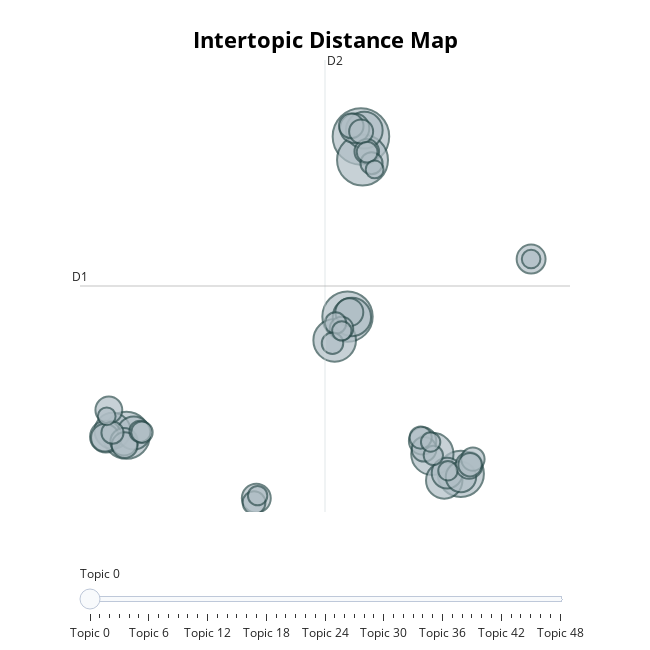

Notebook code cell kept with this figure:
### Code cell
fig = topic_model.visualize_topics(custom_labels=True)
fig.write_html(processed_dir + 'html/inter-topic-distance-map.html')
fig

### Figure 1 — Plotly figure (JSON) as saved in the notebook; plotly's stock layout.template omitted (floating-point values rounded to 4 significant figures; data arrays with more than 128 entries replaced by an {"elided": "..."} marker saying what was removed)
{"data": [{"customdata": {"elided": "49x3 mixed values"}, "hovertemplate": "<b>Topic %{customdata[0]}</b><br>%{customdata[1]}<br>Size: %{customdata[2]}", "legendgroup": "", "marker": {"color": "#B0BEC5", "line": {"color": "DarkSlateGrey", "width": 2}, "size": [111, 90, 88, 77, 74, 63, 62, 51, 47, 46, 45, 38, 35, 33, 32, 30, 29, 29, 27, 27, 26, 26, 25, 25, 23, 21, 21, 21, 20, 19, 19, 19, 18, 17, 17, 17, 16, 16, 16, 16, 15, 13, 13, 13, 13, 13, 12, 11, 11], "sizemode": "area", "sizeref": 0.06938, "symbol": "circle"}, "mode": "markers", "name": "", "orientation": "v", "showlegend": false, "type": "scatter", "x": [5.311, 5.405, 4.51, -8.671, 11.26, 3.746, 9.568, 4.771, 5.509, 10.28, -9.495, -8.232, -9.891, 10.45, 11.27, 4.934, 15.45, -0.9262, -9.944, 4.62, -8.81, 8.985, 11.76, -9.716, -8.775, 5.658, 4.732, 9.075, 5.322, 11.98, 11.82, 4.153, -1.063, -9.501, 5.941, 8.872, 3.796, 3.615, -7.853, -7.744, 5.679, 9.627, 4.17, 10.5, -0.8479, 9.464, 15.45, 6.127, -9.843], "xaxis": "x", "y": [13.16, 12.44, 7.628, 3.986, 2.801, 6.9, 3.413, 7.616, 13.35, 2.6, 4.122, 4.056, 3.943, 2.826, 2.706, 13.41, 9.394, 2.054, 3.913, 7.762, 3.788, 3.812, 3.06, 4.763, 3.68, 12.7, 13.48, 3.557, 13.31, 3.255, 3.082, 7.267, 1.918, 4.066, 12.34, 3.915, 7.428, 6.808, 4.104, 4.079, 12.68, 3.369, 7.192, 2.895, 2.132, 3.777, 9.395, 12.15, 4.566], "yaxis": "y"}], "layout": {"annotations": [{"showarrow": false, "text": "D1", "x": -11.44, "y": 8.568, "yshift": 10}, {"showarrow": false, "text": "D2", "x": 3.168, "xshift": 10, "y": 15.51}], "height": 650, "hoverlabel": {"bgcolor": "white", "font": {"family": "Rockwell", "size": 16}}, "legend": {"itemsizing": "constant", "tracegroupgap": 0}, "margin": {"t": 60}, "shapes": [{"line": {"color": "#CFD8DC", "width": 2}, "type": "line", "x0": 3.168, "x1": 3.168, "y0": 1.63, "y1": 15.51}, {"line": {"color": "#9E9E9E", "width": 2}, "type": "line", "x0": -11.44, "x1": 17.77, "y0": 8.568, "y1": 8.568}], "sliders": [{"active": 0, "pad": {"t": 50}, "steps": [{"args": [{"marker.color": [["red", "#B0BEC5", "#B0BEC5", "#B0BEC5", "#B0BEC5", "#B0BEC5", "#B0BEC5", "#B0BEC5", "#B0BEC5", "#B0BEC5", "#B0BEC5", "#B0BEC5", "#B0BEC5", "#B0BEC5", "#B0BEC5", "#B0BEC5", "#B0BEC5", "#B0BEC5", "#B0BEC5", "#B0BEC5", "#B0BEC5", "#B0BEC5", "#B0BEC5", "#B0BEC5", "#B0BEC5", "#B0BEC5", "#B0BEC5", "#B0BEC5", "#B0BEC5", "#B0BEC5", "#B0BEC5", "#B0BEC5", "#B0BEC5", "#B0BEC5", "#B0BEC5", "#B0BEC5", "#B0BEC5", "#B0BEC5", "#B0BEC5", "#B0BEC5", "#B0BEC5", "#B0BEC5", "#B0BEC5", "#B0BEC5", "#B0BEC5", "#B0BEC5", "#B0BEC5", "#B0BEC5", "#B0BEC5"]]}], "label": "Topic 0", "method": "update"}, {"args": [{"marker.color": [["#B0BEC5", "red", "#B0BEC5", "#B0BEC5", "#B0BEC5", "#B0BEC5", "#B0BEC5", "#B0BEC5", "#B0BEC5", "#B0BEC5", "#B0BEC5", "#B0BEC5", "#B0BEC5", "#B0BEC5", "#B0BEC5", "#B0BEC5", "#B0BEC5", "#B0BEC5", "#B0BEC5", "#B0BEC5", "#B0BEC5", "#B0BEC5", "#B0BEC5", "#B0BEC5", "#B0BEC5", "#B0BEC5", "#B0BEC5", "#B0BEC5", "#B0BEC5", "#B0BEC5", "#B0BEC5", "#B0BEC5", "#B0BEC5", "#B0BEC5", "#B0BEC5", "#B0BEC5", "#B0BEC5", "#B0BEC5", "#B0BEC5", "#B0BEC5", "#B0BEC5", "#B0BEC5", "#B0BEC5", "#B0BEC5", "#B0BEC5", "#B0BEC5", "#B0BEC5", "#B0BEC5", "#B0BEC5"]]}], "label": "Topic 1", "method": "update"}, {"args": [{"marker.color": [["#B0BEC5", "#B0BEC5", "red", "#B0BEC5", "#B0BEC5", "#B0BEC5", "#B0BEC5", "#B0BEC5", "#B0BEC5", "#B0BEC5", "#B0BEC5", "#B0BEC5", "#B0BEC5", "#B0BEC5", "#B0BEC5", "#B0BEC5", "#B0BEC5", "#B0BEC5", "#B0BEC5", "#B0BEC5", "#B0BEC5", "#B0BEC5", "#B0BEC5", "#B0BEC5", "#B0BEC5", "#B0BEC5", "#B0BEC5", "#B0BEC5", "#B0BEC5", "#B0BEC5", "#B0BEC5", "#B0BEC5", "#B0BEC5", "#B0BEC5", "#B0BEC5", "#B0BEC5", "#B0BEC5", "#B0BEC5", "#B0BEC5", "#B0BEC5", "#B0BEC5", "#B0BEC5", "#B0BEC5", "#B0BEC5", "#B0BEC5", "#B0BEC5", "#B0BEC5", "#B0BEC5", "#B0BEC5"]]}], "label": "Topic 2", "method": "update"}, {"args": [{"marker.color": [["#B0BEC5", "#B0BEC5", "#B0BEC5", "red", "#B0BEC5", "#B0BEC5", "#B0BEC5", "#B0BEC5", "#B0BEC5", "#B0BEC5", "#B0BEC5", "#B0BEC5", "#B0BEC5", "#B0BEC5", "#B0BEC5", "#B0BEC5", "#B0BEC5", "#B0BEC5", "#B0BEC5", "#B0BEC5", "#B0BEC5", "#B0BEC5", "#B0BEC5", "#B0BEC5", "#B0BEC5", "#B0BEC5", "#B0BEC5", "#B0BEC5", "#B0BEC5", "#B0BEC5", "#B0BEC5", "#B0BEC5", "#B0BEC5", "#B0BEC5", "#B0BEC5", "#B0BEC5", "#B0BEC5", "#B0BEC5", "#B0BEC5", "#B0BEC5", "#B0BEC5", "#B0BEC5", "#B0BEC5", "#B0BEC5", "#B0BEC5", "#B0BEC5", "#B0BEC5", "#B0BEC5", "#B0BEC5"]]}], "label": "Topic 3", "method": "update"}, {"args": [{"marker.color": [["#B0BEC5", "#B0BEC5", "#B0BEC5", "#B0BEC5", "red", "#B0BEC5", "#B0BEC5", "#B0BEC5", "#B0BEC5", "#B0BEC5", "#B0BEC5", "#B0BEC5", "#B0BEC5", "#B0BEC5", "#B0BEC5", "#B0BEC5", "#B0BEC5", "#B0BEC5", "#B0BEC5", "#B0BEC5", "#B0BEC5", "#B0BEC5", "#B0BEC5", "#B0BEC5", "#B0BEC5", "#B0BEC5", "#B0BEC5", "#B0BEC5", "#B0BEC5", "#B0BEC5", "#B0BEC5", "#B0BEC5", "#B0BEC5", "#B0BEC5", "#B0BEC5", "#B0BEC5", "#B0BEC5", "#B0BEC5", "#B0BEC5", "#B0BEC5", "#B0BEC5", "#B0BEC5", "#B0BEC5", "#B0BEC5", "#B0BEC5", "#B0BEC5", "#B0BEC5", "#B0BEC5", "#B0BEC5"]]}], "label": "Topic 4", "method": "update"}, {"args": [{"marker.color": [["#B0BEC5", "#B0BEC5", "#B0BEC5", "#B0BEC5", "#B0BEC5", "red", "#B0BEC5", "#B0BEC5", "#B0BEC5", "#B0BEC5", "#B0BEC5", "#B0BEC5", "#B0BEC5", "#B0BEC5", "#B0BEC5", "#B0BEC5", "#B0BEC5", "#B0BEC5", "#B0BEC5", "#B0BEC5", "#B0BEC5", "#B0BEC5", "#B0BEC5", "#B0BEC5", "#B0BEC5", "#B0BEC5", "#B0BEC5", "#B0BEC5", "#B0BEC5", "#B0BEC5", "#B0BEC5", "#B0BEC5", "#B0BEC5", "#B0BEC5", "#B0BEC5", "#B0BEC5", "#B0BEC5", "#B0BEC5", "#B0BEC5", "#B0BEC5", "#B0BEC5", "#B0BEC5", "#B0BEC5", "#B0BEC5", "#B0BEC5", "#B0BEC5", "#B0BEC5", "#B0BEC5", "#B0BEC5"]]}], "label": "Topic 5", "method": "update"}, {"args": [{"marker.color": [["#B0BEC5", "#B0BEC5", "#B0BEC5", "#B0BEC5", "#B0BEC5", "#B0BEC5", "red", "#B0BEC5", "#B0BEC5", "#B0BEC5", "#B0BEC5", "#B0BEC5", "#B0BEC5", "#B0BEC5", "#B0BEC5", "#B0BEC5", "#B0BEC5", "#B0BEC5", "#B0BEC5", "#B0BEC5", "#B0BEC5", "#B0BEC5", "#B0BEC5", "#B0BEC5", "#B0BEC5", "#B0BEC5", "#B0BEC5", "#B0BEC5", "#B0BEC5", "#B0BEC5", "#B0BEC5", "#B0BEC5", "#B0BEC5", "#B0BEC5", "#B0BEC5", "#B0BEC5", "#B0BEC5", "#B0BEC5", "#B0BEC5", "#B0BEC5", "#B0BEC5", "#B0BEC5", "#B0BEC5", "#B0BEC5", "#B0BEC5", "#B0BEC5", "#B0BEC5", "#B0BEC5", "#B0BEC5"]]}], "label": "Topic 6", "method": "update"}, {"args": [{"marker.color": [["#B0BEC5", "#B0BEC5", "#B0BEC5", "#B0BEC5", "#B0BEC5", "#B0BEC5", "#B0BEC5", "red", "#B0BEC5", "#B0BEC5", "#B0BEC5", "#B0BEC5", "#B0BEC5", "#B0BEC5", "#B0BEC5", "#B0BEC5", "#B0BEC5", "#B0BEC5", "#B0BEC5", "#B0BEC5", "#B0BEC5", "#B0BEC5", "#B0BEC5", "#B0BEC5", "#B0BEC5", "#B0BEC5", "#B0BEC5", "#B0BEC5", "#B0BEC5", "#B0BEC5", "#B0BEC5", "#B0BEC5", "#B0BEC5", "#B0BEC5", "#B0BEC5", "#B0BEC5", "#B0BEC5", "#B0BEC5", "#B0BEC5", "#B0BEC5", "#B0BEC5", "#B0BEC5", "#B0BEC5", "#B0BEC5", "#B0BEC5", "#B0BEC5", "#B0BEC5", "#B0BEC5", "#B0BEC5"]]}], "label": "Topic 7", "method": "update"}, {"args": [{"marker.color": [["#B0BEC5", "#B0BEC5", "#B0BEC5", "#B0BEC5", "#B0BEC5", "#B0BEC5", "#B0BEC5", "#B0BEC5", "red", "#B0BEC5", "#B0BEC5", "#B0BEC5", "#B0BEC5", "#B0BEC5", "#B0BEC5", "#B0BEC5", "#B0BEC5", "#B0BEC5", "#B0BEC5", "#B0BEC5", "#B0BEC5", "#B0BEC5", "#B0BEC5", "#B0BEC5", "#B0BEC5", "#B0BEC5", "#B0BEC5", "#B0BEC5", "#B0BEC5", "#B0BEC5", "#B0BEC5", "#B0BEC5", "#B0BEC5", "#B0BEC5", "#B0BEC5", "#B0BEC5", "#B0BEC5", "#B0BEC5", "#B0BEC5", "#B0BEC5", "#B0BEC5", "#B0BEC5", "#B0BEC5", "#B0BEC5", "#B0BEC5", "#B0BEC5", "#B0BEC5", "#B0BEC5", "#B0BEC5"]]}], "label": "Topic 8", "method": "update"}, {"args": [{"marker.color": [["#B0BEC5", "#B0BEC5", "#B0BEC5", "#B0BEC5", "#B0BEC5", "#B0BEC5", "#B0BEC5", "#B0BEC5", "#B0BEC5", "red", "#B0BEC5", "#B0BEC5", "#B0BEC5", "#B0BEC5", "#B0BEC5", "#B0BEC5", "#B0BEC5", "#B0BEC5", "#B0BEC5", "#B0BEC5", "#B0BEC5", "#B0BEC5", "#B0BEC5", "#B0BEC5", "#B0BEC5", "#B0BEC5", "#B0BEC5", "#B0BEC5", "#B0BEC5", "#B0BEC5", "#B0BEC5", "#B0BEC5", "#B0BEC5", "#B0BEC5", "#B0BEC5", "#B0BEC5", "#B0BEC5", "#B0BEC5", "#B0BEC5", "#B0BEC5", "#B0BEC5", "#B0BEC5", "#B0BEC5", "#B0BEC5", "#B0BEC5", "#B0BEC5", "#B0BEC5", "#B0BEC5", "#B0BEC5"]]}], "label": "Topic 9", "method": "update"}, {"args": [{"marker.color": [["#B0BEC5", "#B0BEC5", "#B0BEC5", "#B0BEC5", "#B0BEC5", "#B0BEC5", "#B0BEC5", "#B0BEC5", "#B0BEC5", "#B0BEC5", "red", "#B0BEC5", "#B0BEC5", "#B0BEC5", "#B0BEC5", "#B0BEC5", "#B0BEC5", "#B0BEC5", "#B0BEC5", "#B0BEC5", "#B0BEC5", "#B0BEC5", "#B0BEC5", "#B0BEC5", "#B0BEC5", "#B0BEC5", "#B0BEC5", "#B0BEC5", "#B0BEC5", "#B0BEC5", "#B0BEC5", "#B0BEC5", "#B0BEC5", "#B0BEC5", "#B0BEC5", "#B0BEC5", "#B0BEC5", "#B0BEC5", "#B0BEC5", "#B0BEC5", "#B0BEC5", "#B0BEC5", "#B0BEC5", "#B0BEC5", "#B0BEC5", "#B0BEC5", "#B0BEC5", "#B0BEC5", "#B0BEC5"]]}], "label": "Topic 10", "method": "update"}, {"args": [{"marker.color": [["#B0BEC5", "#B0BEC5", "#B0BEC5", "#B0BEC5", "#B0BEC5", "#B0BEC5", "#B0BEC5", "#B0BEC5", "#B0BEC5", "#B0BEC5", "#B0BEC5", "red", "#B0BEC5", "#B0BEC5", "#B0BEC5", "#B0BEC5", "#B0BEC5", "#B0BEC5", "#B0BEC5", "#B0BEC5", "#B0BEC5", "#B0BEC5", "#B0BEC5", "#B0BEC5", "#B0BEC5", "#B0BEC5", "#B0BEC5", "#B0BEC5", "#B0BEC5", "#B0BEC5", "#B0BEC5", "#B0BEC5", "#B0BEC5", "#B0BEC5", "#B0BEC5", "#B0BEC5", "#B0BEC5", "#B0BEC5", "#B0BEC5", "#B0BEC5", "#B0BEC5", "#B0BEC5", "#B0BEC5", "#B0BEC5", "#B0BEC5", "#B0BEC5", "#B0BEC5", "#B0BEC5", "#B0BEC5"]]}], "label": "Topic 11", "method": "update"}, {"args": [{"marker.color": [["#B0BEC5", "#B0BEC5", "#B0BEC5", "#B0BEC5", "#B0BEC5", "#B0BEC5", "#B0BEC5", "#B0BEC5", "#B0BEC5", "#B0BEC5", "#B0BEC5", "#B0BEC5", "red", "#B0BEC5", "#B0BEC5", "#B0BEC5", "#B0BEC5", "#B0BEC5", "#B0BEC5", "#B0BEC5", "#B0BEC5", "#B0BEC5", "#B0BEC5", "#B0BEC5", "#B0BEC5", "#B0BEC5", "#B0BEC5", "#B0BEC5", "#B0BEC5", "#B0BEC5", "#B0BEC5", "#B0BEC5", "#B0BEC5", "#B0BEC5", "#B0BEC5", "#B0BEC5", "#B0BEC5", "#B0BEC5", "#B0BEC5", "#B0BEC5", "#B0BEC5", "#B0BEC5", "#B0BEC5", "#B0BEC5", "#B0BEC5", "#B0BEC5", "#B0BEC5", "#B0BEC5", "#B0BEC5"]]}], "label": "Topic 12", "method": "update"}, {"args": [{"marker.color": [["#B0BEC5", "#B0BEC5", "#B0BEC5", "#B0BEC5", "#B0BEC5", "#B0BEC5", "#B0BEC5", "#B0BEC5", "#B0BEC5", "#B0BEC5", "#B0BEC5", "#B0BEC5", "#B0BEC5", "red", "#B0BEC5", "#B0BEC5", "#B0BEC5", "#B0BEC5", "#B0BEC5", "#B0BEC5", "#B0BEC5", "#B0BEC5", "#B0BEC5", "#B0BEC5", "#B0BEC5", "#B0BEC5", "#B0BEC5", "#B0BEC5", "#B0BEC5", "#B0BEC5", "#B0BEC5", "#B0BEC5", "#B0BEC5", "#B0BEC5", "#B0BEC5", "#B0BEC5", "#B0BEC5", "#B0BEC5", "#B0BEC5", "#B0BEC5", "#B0BEC5", "#B0BEC5", "#B0BEC5", "#B0BEC5", "#B0BEC5", "#B0BEC5", "#B0BEC5", "#B0BEC5", "#B0BEC5"]]}], "label": "Topic 13", "method": "update"}, {"args": [{"marker.color": [["#B0BEC5", "#B0BEC5", "#B0BEC5", "#B0BEC5", "#B0BEC5", "#B0BEC5", "#B0BEC5", "#B0BEC5", "#B0BEC5", "#B0BEC5", "#B0BEC5", "#B0BEC5", "#B0BEC5", "#B0BEC5", "red", "#B0BEC5", "#B0BEC5", "#B0BEC5", "#B0BEC5", "#B0BEC5", "#B0BEC5", "#B0BEC5", "#B0BEC5", "#B0BEC5", "#B0BEC5", "#B0BEC5", "#B0BEC5", "#B0BEC5", "#B0BEC5", "#B0BEC5", "#B0BEC5", "#B0BEC5", "#B0BEC5", "#B0BEC5", "#B0BEC5", "#B0BEC5", "#B0BEC5", "#B0BEC5", "#B0BEC5", "#B0BEC5", "#B0BEC5", "#B0BEC5", "#B0BEC5", "#B0BEC5", "#B0BEC5", "#B0BEC5", "#B0BEC5", "#B0BEC5", "#B0BEC5"]]}], "label": "Topic 14", "method": "update"}, {"args": [{"marker.color": [["#B0BEC5", "#B0BEC5", "#B0BEC5", "#B0BEC5", "#B0BEC5", "#B0BEC5", "#B0BEC5", "#B0BEC5", "#B0BEC5", "#B0BEC5", "#B0BEC5", "#B0BEC5", "#B0BEC5", "#B0BEC5", "#B0BEC5", "red", "#B0BEC5", "#B0BEC5", "#B0BEC5", "#B0BEC5", "#B0BEC5", "#B0BEC5", "#B0BEC5", "#B0BEC5", "#B0BEC5", "#B0BEC5", "#B0BEC5", "#B0BEC5", "#B0BEC5", "#B0BEC5", "#B0BEC5", "#B0BEC5", "#B0BEC5", "#B0BEC5", "#B0BEC5", "#B0BEC5", "#B0BEC5", "#B0BEC5", "#B0BEC5", "#B0BEC5", "#B0BEC5", "#B0BEC5", "#B0BEC5", "#B0BEC5", "#B0BEC5", "#B0BEC5", "#B0BEC5", "#B0BEC5", "#B0BEC5"]]}], "label": "Topic 15", "method": "update"}, {"args": [{"marker.color": [["#B0BEC5", "#B0BEC5", "#B0BEC5", "#B0BEC5", "#B0BEC5", "#B0BEC5", "#B0BEC5", "#B0BEC5", "#B0BEC5", "#B0BEC5", "#B0BEC5", "#B0BEC5", "#B0BEC5", "#B0BEC5", "#B0BEC5", "#B0BEC5", "red", "#B0BEC5", "#B0BEC5", "#B0BEC5", "#B0BEC5", "#B0BEC5", "#B0BEC5", "#B0BEC5", "#B0BEC5", "#B0BEC5", "#B0BEC5", "#B0BEC5", "#B0BEC5", "#B0BEC5", "#B0BEC5", "#B0BEC5", "#B0BEC5", "#B0BEC5", "#B0BEC5", "#B0BEC5", "#B0BEC5", "#B0BEC5", "#B0BEC5", "#B0BEC5", "#B0BEC5", "#B0BEC5", "#B0BEC5", "#B0BEC5", "#B0BEC5", "#B0BEC5", "#B0BEC5", "#B0BEC5", "#B0BEC5"]]}], "label": "Topic 16", "method": "update"}, {"args": [{"marker.color": [["#B0BEC5", "#B0BEC5", "#B0BEC5", "#B0BEC5", "#B0BEC5", "#B0BEC5", "#B0BEC5", "#B0BEC5", "#B0BEC5", "#B0BEC5", "#B0BEC5", "#B0BEC5", "#B0BEC5", "#B0BEC5", "#B0BEC5", "#B0BEC5", "#B0BEC5", "red", "#B0BEC5", "#B0BEC5", "#B0BEC5", "#B0BEC5", "#B0BEC5", "#B0BEC5", "#B0BEC5", "#B0BEC5", "#B0BEC5", "#B0BEC5", "#B0BEC5", "#B0BEC5", "#B0BEC5", "#B0BEC5", "#B0BEC5", "#B0BEC5", "#B0BEC5", "#B0BEC5", "#B0BEC5", "#B0BEC5", "#B0BEC5", "#B0BEC5", "#B0BEC5", "#B0BEC5", "#B0BEC5", "#B0BEC5", "#B0BEC5", "#B0BEC5", "#B0BEC5", "#B0BEC5", "#B0BEC5"]]}], "label": "Topic 17", "method": "update"}, {"args": [{"marker.color": [["#B0BEC5", "#B0BEC5", "#B0BEC5", "#B0BEC5", "#B0BEC5", "#B0BEC5", "#B0BEC5", "#B0BEC5", "#B0BEC5", "#B0BEC5", "#B0BEC5", "#B0BEC5", "#B0BEC5", "#B0BEC5", "#B0BEC5", "#B0BEC5", "#B0BEC5", "#B0BEC5", "red", "#B0BEC5", "#B0BEC5", "#B0BEC5", "#B0BEC5", "#B0BEC5", "#B0BEC5", "#B0BEC5", "#B0BEC5", "#B0BEC5", "#B0BEC5", "#B0BEC5", "#B0BEC5", "#B0BEC5", "#B0BEC5", "#B0BEC5", "#B0BEC5", "#B0BEC5", "#B0BEC5", "#B0BEC5", "#B0BEC5", "#B0BEC5", "#B0BEC5", "#B0BEC5", "#B0BEC5", "#B0BEC5", "#B0BEC5", "#B0BEC5", "#B0BEC5", "#B0BEC5", "#B0BEC5"]]}], "label": "Topic 18", "method": "update"}, {"args": [{"marker.color": [["#B0BEC5", "#B0BEC5", "#B0BEC5", "#B0BEC5", "#B0BEC5", "#B0BEC5", "#B0BEC5", "#B0BEC5", "#B0BEC5", "#B0BEC5", "#B0BEC5", "#B0BEC5", "#B0BEC5", "#B0BEC5", "#B0BEC5", "#B0BEC5", "#B0BEC5", "#B0BEC5", "#B0BEC5", "red", "#B0BEC5", "#B0BEC5", "#B0BEC5", "#B0BEC5", "#B0BEC5", "#B0BEC5", "#B0BEC5", "#B0BEC5", "#B0BEC5", "#B0BEC5", "#B0BEC5", "#B0BEC5", "#B0BEC5", "#B0BEC5", "#B0BEC5", "#B0BEC5", "#B0BEC5", "#B0BEC5", "#B0BEC5", "#B0BEC5", "#B0BEC5", "#B0BEC5", "#B0BEC5", "#B0BEC5", "#B0BEC5", "#B0BEC5", "#B0BEC5", "#B0BEC5", "#B0BEC5"]]}], "label": "Topic 19", "method": "update"}, {"args": [{"marker.color": [["#B0BEC5", "#B0BEC5", "#B0BEC5", "#B0BEC5", "#B0BEC5", "#B0BEC5", "#B0BEC5", "#B0BEC5", "#B0BEC5", "#B0BEC5", "#B0BEC5", "#B0BEC5", "#B0BEC5", "#B0BEC5", "#B0BEC5", "#B0BEC5", "#B0BEC5", "#B0BEC5", "#B0BEC5", "#B0BEC5", "red", "#B0BEC5", "#B0BEC5", "#B0BEC5", "#B0BEC5", "#B0BEC5", "#B0BEC5", "#B0BEC5", "#B0BEC5", "#B0BEC5", "#B0BEC5", "#B0BEC5", "#B0BEC5", "#B0BEC5", "#B0BEC5", "#B0BEC5", "#B0BEC5", "#B0BEC5", "#B0BEC5", "#B0BEC5", "#B0BEC5", "#B0BEC5", "#B0BEC5", "#B0BEC5", "#B0BEC5", "#B0BEC5", "#B0BEC5", "#B0BEC5", "#B0BEC5"]]}], "label": "Topic 20", "method": "update"}, {"args": [{"marker.color": [["#B0BEC5", "#B0BEC5", "#B0BEC5", "#B0BEC5", "#B0BEC5", "#B0BEC5", "#B0BEC5", "#B0BEC5", "#B0BEC5", "#B0BEC5", "#B0BEC5", "#B0BEC5", "#B0BEC5", "#B0BEC5", "#B0BEC5", "#B0BEC5", "#B0BEC5", "#B0BEC5", "#B0BEC5", "#B0BEC5", "#B0BEC5", "red", "#B0BEC5", "#B0BEC5", "#B0BEC5", "#B0BEC5", "#B0BEC5", "#B0BEC5", "#B0BEC5", "#B0BEC5", "#B0BEC5", "#B0BEC5", "#B0BEC5", "#B0BEC5", "#B0BEC5", "#B0BEC5", "#B0BEC5", "#B0BEC5", "#B0BEC5", "#B0BEC5", "#B0BEC5", "#B0BEC5", "#B0BEC5", "#B0BEC5", "#B0BEC5", "#B0BEC5", "#B0BEC5", "#B0BEC5", "#B0BEC5"]]}], "label": "Topic 21", "method": "update"}, {"args": [{"marker.color": [["#B0BEC5", "#B0BEC5", "#B0BEC5", "#B0BEC5", "#B0BEC5", "#B0BEC5", "#B0BEC5", "#B0BEC5", "#B0BEC5", "#B0BEC5", "#B0BEC5", "#B0BEC5", "#B0BEC5", "#B0BEC5", "#B0BEC5", "#B0BEC5", "#B0BEC5", "#B0BEC5", "#B0BEC5", "#B0BEC5", "#B0BEC5", "#B0BEC5", "red", "#B0BEC5", "#B0BEC5", "#B0BEC5", "#B0BEC5", "#B0BEC5", "#B0BEC5", "#B0BEC5", "#B0BEC5", "#B0BEC5", "#B0BEC5", "#B0BEC5", "#B0BEC5", "#B0BEC5", "#B0BEC5", "#B0BEC5", "#B0BEC5", "#B0BEC5", "#B0BEC5", "#B0BEC5", "#B0BEC5", "#B0BEC5", "#B0BEC5", "#B0BEC5", "#B0BEC5", "#B0BEC5", "#B0BEC5"]]}], "label": "Topic 22", "method": "update"}, {"args": [{"marker.color": [["#B0BEC5", "#B0BEC5", "#B0BEC5", "#B0BEC5", "#B0BEC5", "#B0BEC5", "#B0BEC5", "#B0BEC5", "#B0BEC5", "#B0BEC5", "#B0BEC5", "#B0BEC5", "#B0BEC5", "#B0BEC5", "#B0BEC5", "#B0BEC5", "#B0BEC5", "#B0BEC5", "#B0BEC5", "#B0BEC5", "#B0BEC5", "#B0BEC5", "#B0BEC5", "red", "#B0BEC5", "#B0BEC5", "#B0BEC5", "#B0BEC5", "#B0BEC5", "#B0BEC5", "#B0BEC5", "#B0BEC5", "#B0BEC5", "#B0BEC5", "#B0BEC5", "#B0BEC5", "#B0BEC5", "#B0BEC5", "#B0BEC5", "#B0BEC5", "#B0BEC5", "#B0BEC5", "#B0BEC5", "#B0BEC5", "#B0BEC5", "#B0BEC5", "#B0BEC5", "#B0BEC5", "#B0BEC5"]]}], "label": "Topic 23", "method": "update"}, {"args": [{"marker.color": [["#B0BEC5", "#B0BEC5", "#B0BEC5", "#B0BEC5", "#B0BEC5", "#B0BEC5", "#B0BEC5", "#B0BEC5", "#B0BEC5", "#B0BEC5", "#B0BEC5", "#B0BEC5", "#B0BEC5", "#B0BEC5", "#B0BEC5", "#B0BEC5", "#B0BEC5", "#B0BEC5", "#B0BEC5", "#B0BEC5", "#B0BEC5", "#B0BEC5", "#B0BEC5", "#B0BEC5", "red", "#B0BEC5", "#B0BEC5", "#B0BEC5", "#B0BEC5", "#B0BEC5", "#B0BEC5", "#B0BEC5", "#B0BEC5", "#B0BEC5", "#B0BEC5", "#B0BEC5", "#B0BEC5", "#B0BEC5", "#B0BEC5", "#B0BEC5", "#B0BEC5", "#B0BEC5", "#B0BEC5", "#B0BEC5", "#B0BEC5", "#B0BEC5", "#B0BEC5", "#B0BEC5", "#B0BEC5"]]}], "label": "Topic 24", "method": "update"}, {"args": [{"marker.color": [["#B0BEC5", "#B0BEC5", "#B0BEC5", "#B0BEC5", "#B0BEC5", "#B0BEC5", "#B0BEC5", "#B0BEC5", "#B0BEC5", "#B0BEC5", "#B0BEC5", "#B0BEC5", "#B0BEC5", "#B0BEC5", "#B0BEC5", "#B0BEC5", "#B0BEC5", "#B0BEC5", "#B0BEC5", "#B0BEC5", "#B0BEC5", "#B0BEC5", "#B0BEC5", "#B0BEC5", "#B0BEC5", "red", "#B0BEC5", "#B0BEC5", "#B0BEC5", "#B0BEC5", "#B0BEC5", "#B0BEC5", "#B0BEC5", "#B0BEC5", "#B0BEC5", "#B0BEC5", "#B0BEC5", "#B0BEC5", "#B0BEC5", "#B0BEC5", "#B0BEC5", "#B0BEC5", "#B0BEC5", "#B0BEC5", "#B0BEC5", "#B0BEC5", "#B0BEC5", "#B0BEC5", "#B0BEC5"]]}], "label": "Topic 25", "method": "update"}, {"args": [{"marker.color": [["#B0BEC5", "#B0BEC5", "#B0BEC5", "#B0BEC5", "#B0BEC5", "#B0BEC5", "#B0BEC5", "#B0BEC5", "#B0BEC5", "#B0BEC5", "#B0BEC5", "#B0BEC5", "#B0BEC5", "#B0BEC5", "#B0BEC5", "#B0BEC5", "#B0BEC5", "#B0BEC5", "#B0BEC5", "#B0BEC5", "#B0BEC5", "#B0BEC5", "#B0BEC5", "#B0BEC5", "#B0BEC5", "#B0BEC5", "red", "#B0BEC5", "#B0BEC5", "#B0BEC5", "#B0BEC5", "#B0BEC5", "#B0BEC5", "#B0BEC5", "#B0BEC5", "#B0BEC5", "#B0BEC5", "#B0BEC5", "#B0BEC5", "#B0BEC5", "#B0BEC5", "#B0BEC5", "#B0BEC5", "#B0BEC5", "#B0BEC5", "#B0BEC5", "#B0BEC5", "#B0BEC5", "#B0BEC5"]]}], "label": "Topic 26", "method": "update"}, {"args": [{"marker.color": [["#B0BEC5", "#B0BEC5", "#B0BEC5", "#B0BEC5", "#B0BEC5", "#B0BEC5", "#B0BEC5", "#B0BEC5", "#B0BEC5", "#B0BEC5", "#B0BEC5", "#B0BEC5", "#B0BEC5", "#B0BEC5", "#B0BEC5", "#B0BEC5", "#B0BEC5", "#B0BEC5", "#B0BEC5", "#B0BEC5", "#B0BEC5", "#B0BEC5", "#B0BEC5", "#B0BEC5", "#B0BEC5", "#B0BEC5", "#B0BEC5", "red", "#B0BEC5", "#B0BEC5", "#B0BEC5", "#B0BEC5", "#B0BEC5", "#B0BEC5", "#B0BEC5", "#B0BEC5", "#B0BEC5", "#B0BEC5", "#B0BEC5", "#B0BEC5", "#B0BEC5", "#B0BEC5", "#B0BEC5", "#B0BEC5", "#B0BEC5", "#B0BEC5", "#B0BEC5", "#B0BEC5", "#B0BEC5"]]}], "label": "Topic 27", "method": "update"}, {"args": [{"marker.color": [["#B0BEC5", "#B0BEC5", "#B0BEC5", "#B0BEC5", "#B0BEC5", "#B0BEC5", "#B0BEC5", "#B0BEC5", "#B0BEC5", "#B0BEC5", "#B0BEC5", "#B0BEC5", "#B0BEC5", "#B0BEC5", "#B0BEC5", "#B0BEC5", "#B0BEC5", "#B0BEC5", "#B0BEC5", "#B0BEC5", "#B0BEC5", "#B0BEC5", "#B0BEC5", "#B0BEC5", "#B0BEC5", "#B0BEC5", "#B0BEC5", "#B0BEC5", "red", "#B0BEC5", "#B0BEC5", "#B0BEC5", "#B0BEC5", "#B0BEC5", "#B0BEC5", "#B0BEC5", "#B0BEC5", "#B0BEC5", "#B0BEC5", "#B0BEC5", "#B0BEC5", "#B0BEC5", "#B0BEC5", "#B0BEC5", "#B0BEC5", "#B0BEC5", "#B0BEC5", "#B0BEC5", "#B0BEC5"]]}], "label": "Topic 28", "method": "update"}, {"args": [{"marker.color": [["#B0BEC5", "#B0BEC5", "#B0BEC5", "#B0BEC5", "#B0BEC5", "#B0BEC5", "#B0BEC5", "#B0BEC5", "#B0BEC5", "#B0BEC5", "#B0BEC5", "#B0BEC5", "#B0BEC5", "#B0BEC5", "#B0BEC5", "#B0BEC5", "#B0BEC5", "#B0BEC5", "#B0BEC5", "#B0BEC5", "#B0BEC5", "#B0BEC5", "#B0BEC5", "#B0BEC5", "#B0BEC5", "#B0BEC5", "#B0BEC5", "#B0BEC5", "#B0BEC5", "red", "#B0BEC5", "#B0BEC5", "#B0BEC5", "#B0BEC5", "#B0BEC5", "#B0BEC5", "#B0BEC5", "#B0BEC5", "#B0BEC5", "#B0BEC5", "#B0BEC5", "#B0BEC5", "#B0BEC5", "#B0BEC5", "#B0BEC5", "#B0BEC5", "#B0BEC5", "#B0BEC5", "#B0BEC5"]]}], "label": "Topic 29", "method": "update"}, {"args": [{"marker.color": [["#B0BEC5", "#B0BEC5", "#B0BEC5", "#B0BEC5", "#B0BEC5", "#B0BEC5", "#B0BEC5", "#B0BEC5", "#B0BEC5", "#B0BEC5", "#B0BEC5", "#B0BEC5", "#B0BEC5", "#B0BEC5", "#B0BEC5", "#B0BEC5", "#B0BEC5", "#B0BEC5", "#B0BEC5", "#B0BEC5", "#B0BEC5", "#B0BEC5", "#B0BEC5", "#B0BEC5", "#B0BEC5", "#B0BEC5", "#B0BEC5", "#B0BEC5", "#B0BEC5", "#B0BEC5", "red", "#B0BEC5", "#B0BEC5", "#B0BEC5", "#B0BEC5", "#B0BEC5", "#B0BEC5", "#B0BEC5", "#B0BEC5", "#B0BEC5", "#B0BEC5", "#B0BEC5", "#B0BEC5", "#B0BEC5", "#B0BEC5", "#B0BEC5", "#B0BEC5", "#B0BEC5", "#B0BEC5"]]}], "label": "Topic 30", "method": "update"}, {"args": [{"marker.color": [["#B0BEC5", "#B0BEC5", "#B0BEC5", "#B0BEC5", "#B0BEC5", "#B0BEC5", "#B0BEC5", "#B0BEC5", "#B0BEC5", "#B0BEC5", "#B0BEC5", "#B0BEC5", "#B0BEC5", "#B0BEC5", "#B0BEC5", "#B0BEC5", "#B0BEC5", "#B0BEC5", "#B0BEC5", "#B0BEC5", "#B0BEC5", "#B0BEC5", "#B0BEC5", "#B0BEC5", "#B0BEC5", "#B0BEC5", "#B0BEC5", "#B0BEC5", "#B0BEC5", "#B0BEC5", "#B0BEC5", "red", "#B0BEC5", "#B0BEC5", "#B0BEC5", "#B0BEC5", "#B0BEC5", "#B0BEC5", "#B0BEC5", "#B0BEC5", "#B0BEC5", "#B0BEC5", "#B0BEC5", "#B0BEC5", "#B0BEC5", "#B0BEC5", "#B0BEC5", "#B0BEC5", "#B0BEC5"]]}], "label": "Topic 31", "method": "update"}, {"args": [{"marker.color": [["#B0BEC5", "#B0BEC5", "#B0BEC5", "#B0BEC5", "#B0BEC5", "#B0BEC5", "#B0BEC5", "#B0BEC5", "#B0BEC5", "#B0BEC5", "#B0BEC5", "#B0BEC5", "#B0BEC5", "#B0BEC5", "#B0BEC5", "#B0BEC5", "#B0BEC5", "#B0BEC5", "#B0BEC5", "#B0BEC5", "#B0BEC5", "#B0BEC5", "#B0BEC5", "#B0BEC5", "#B0BEC5", "#B0BEC5", "#B0BEC5", "#B0BEC5", "#B0BEC5", "#B0BEC5", "#B0BEC5", "#B0BEC5", "red", "#B0BEC5", "#B0BEC5", "#B0BEC5", "#B0BEC5", "#B0BEC5", "#B0BEC5", "#B0BEC5", "#B0BEC5", "#B0BEC5", "#B0BEC5", "#B0BEC5", "#B0BEC5", "#B0BEC5", "#B0BEC5", "#B0BEC5", "#B0BEC5"]]}], "label": "Topic 32", "method": "update"}, {"args": [{"marker.color": [["#B0BEC5", "#B0BEC5", "#B0BEC5", "#B0BEC5", "#B0BEC5", "#B0BEC5", "#B0BEC5", "#B0BEC5", "#B0BEC5", "#B0BEC5", "#B0BEC5", "#B0BEC5", "#B0BEC5", "#B0BEC5", "#B0BEC5", "#B0BEC5", "#B0BEC5", "#B0BEC5", "#B0BEC5", "#B0BEC5", "#B0BEC5", "#B0BEC5", "#B0BEC5", "#B0BEC5", "#B0BEC5", "#B0BEC5", "#B0BEC5", "#B0BEC5", "#B0BEC5", "#B0BEC5", "#B0BEC5", "#B0BEC5", "#B0BEC5", "red", "#B0BEC5", "#B0BEC5", "#B0BEC5", "#B0BEC5", "#B0BEC5", "#B0BEC5", "#B0BEC5", "#B0BEC5", "#B0BEC5", "#B0BEC5", "#B0BEC5", "#B0BEC5", "#B0BEC5", "#B0BEC5", "#B0BEC5"]]}], "label": "Topic 33", "method": "update"}, {"args": [{"marker.color": [["#B0BEC5", "#B0BEC5", "#B0BEC5", "#B0BEC5", "#B0BEC5", "#B0BEC5", "#B0BEC5", "#B0BEC5", "#B0BEC5", "#B0BEC5", "#B0BEC5", "#B0BEC5", "#B0BEC5", "#B0BEC5", "#B0BEC5", "#B0BEC5", "#B0BEC5", "#B0BEC5", "#B0BEC5", "#B0BEC5", "#B0BEC5", "#B0BEC5", "#B0BEC5", "#B0BEC5", "#B0BEC5", "#B0BEC5", "#B0BEC5", "#B0BEC5", "#B0BEC5", "#B0BEC5", "#B0BEC5", "#B0BEC5", "#B0BEC5", "#B0BEC5", "red", "#B0BEC5", "#B0BEC5", "#B0BEC5", "#B0BEC5", "#B0BEC5", "#B0BEC5", "#B0BEC5", "#B0BEC5", "#B0BEC5", "#B0BEC5", "#B0BEC5", "#B0BEC5", "#B0BEC5", "#B0BEC5"]]}], "label": "Topic 34", "method": "update"}, {"args": [{"marker.color": [["#B0BEC5", "#B0BEC5", "#B0BEC5", "#B0BEC5", "#B0BEC5", "#B0BEC5", "#B0BEC5", "#B0BEC5", "#B0BEC5", "#B0BEC5", "#B0BEC5", "#B0BEC5", "#B0BEC5", "#B0BEC5", "#B0BEC5", "#B0BEC5", "#B0BEC5", "#B0BEC5", "#B0BEC5", "#B0BEC5", "#B0BEC5", "#B0BEC5", "#B0BEC5", "#B0BEC5", "#B0BEC5", "#B0BEC5", "#B0BEC5", "#B0BEC5", "#B0BEC5", "#B0BEC5", "#B0BEC5", "#B0BEC5", "#B0BEC5", "#B0BEC5", "#B0BEC5", "red", "#B0BEC5", "#B0BEC5", "#B0BEC5", "#B0BEC5", "#B0BEC5", "#B0BEC5", "#B0BEC5", "#B0BEC5", "#B0BEC5", "#B0BEC5", "#B0BEC5", "#B0BEC5", "#B0BEC5"]]}], "label": "Topic 35", "method": "update"}, {"args": [{"marker.color": [["#B0BEC5", "#B0BEC5", "#B0BEC5", "#B0BEC5", "#B0BEC5", "#B0BEC5", "#B0BEC5", "#B0BEC5", "#B0BEC5", "#B0BEC5", "#B0BEC5", "#B0BEC5", "#B0BEC5", "#B0BEC5", "#B0BEC5", "#B0BEC5", "#B0BEC5", "#B0BEC5", "#B0BEC5", "#B0BEC5", "#B0BEC5", "#B0BEC5", "#B0BEC5", "#B0BEC5", "#B0BEC5", "#B0BEC5", "#B0BEC5", "#B0BEC5", "#B0BEC5", "#B0BEC5", "#B0BEC5", "#B0BEC5", "#B0BEC5", "#B0BEC5", "#B0BEC5", "#B0BEC5", "red", "#B0BEC5", "#B0BEC5", "#B0BEC5", "#B0BEC5", "#B0BEC5", "#B0BEC5", "#B0BEC5", "#B0BEC5", "#B0BEC5", "#B0BEC5", "#B0BEC5", "#B0BEC5"]]}], "label": "Topic 36", "method": "update"}, {"args": [{"marker.color": [["#B0BEC5", "#B0BEC5", "#B0BEC5", "#B0BEC5", "#B0BEC5", "#B0BEC5", "#B0BEC5", "#B0BEC5", "#B0BEC5", "#B0BEC5", "#B0BEC5", "#B0BEC5", "#B0BEC5", "#B0BEC5", "#B0BEC5", "#B0BEC5", "#B0BEC5", "#B0BEC5", "#B0BEC5", "#B0BEC5", "#B0BEC5", "#B0BEC5", "#B0BEC5", "#B0BEC5", "#B0BEC5", "#B0BEC5", "#B0BEC5", "#B0BEC5", "#B0BEC5", "#B0BEC5", "#B0BEC5", "#B0BEC5", "#B0BEC5", "#B0BEC5", "#B0BEC5", "#B0BEC5", "#B0BEC5", "red", "#B0BEC5", "#B0BEC5", "#B0BEC5", "#B0BEC5", "#B0BEC5", "#B0BEC5", "#B0BEC5", "#B0BEC5", "#B0BEC5", "#B0BEC5", "#B0BEC5"]]}], "label": "Topic 37", "method": "update"}, {"args": [{"marker.color": [["#B0BEC5", "#B0BEC5", "#B0BEC5", "#B0BEC5", "#B0BEC5", "#B0BEC5", "#B0BEC5", "#B0BEC5", "#B0BEC5", "#B0BEC5", "#B0BEC5", "#B0BEC5", "#B0BEC5", "#B0BEC5", "#B0BEC5", "#B0BEC5", "#B0BEC5", "#B0BEC5", "#B0BEC5", "#B0BEC5", "#B0BEC5", "#B0BEC5", "#B0BEC5", "#B0BEC5", "#B0BEC5", "#B0BEC5", "#B0BEC5", "#B0BEC5", "#B0BEC5", "#B0BEC5", "#B0BEC5", "#B0BEC5", "#B0BEC5", "#B0BEC5", "#B0BEC5", "#B0BEC5", "#B0BEC5", "#B0BEC5", "red", "#B0BEC5", "#B0BEC5", "#B0BEC5", "#B0BEC5", "#B0BEC5", "#B0BEC5", "#B0BEC5", "#B0BEC5", "#B0BEC5", "#B0BEC5"]]}], "label": "Topic 38", "method": "update"}, {"args": [{"marker.color": [["#B0BEC5", "#B0BEC5", "#B0BEC5", "#B0BEC5", "#B0BEC5", "#B0BEC5", "#B0BEC5", "#B0BEC5", "#B0BEC5", "#B0BEC5", "#B0BEC5", "#B0BEC5", "#B0BEC5", "#B0BEC5", "#B0BEC5", "#B0BEC5", "#B0BEC5", "#B0BEC5", "#B0BEC5", "#B0BEC5", "#B0BEC5", "#B0BEC5", "#B0BEC5", "#B0BEC5", "#B0BEC5", "#B0BEC5", "#B0BEC5", "#B0BEC5", "#B0BEC5", "#B0BEC5", "#B0BEC5", "#B0BEC5", "#B0BEC5", "#B0BEC5", "#B0BEC5", "#B0BEC5", "#B0BEC5", "#B0BEC5", "#B0BEC5", "red", "#B0BEC5", "#B0BEC5", "#B0BEC5", "#B0BEC5", "#B0BEC5", "#B0BEC5", "#B0BEC5", "#B0BEC5", "#B0BEC5"]]}], "label": "Topic 39", "method": "update"}, {"args": [{"marker.color": [["#B0BEC5", "#B0BEC5", "#B0BEC5", "#B0BEC5", "#B0BEC5", "#B0BEC5", "#B0BEC5", "#B0BEC5", "#B0BEC5", "#B0BEC5", "#B0BEC5", "#B0BEC5", "#B0BEC5", "#B0BEC5", "#B0BEC5", "#B0BEC5", "#B0BEC5", "#B0BEC5", "#B0BEC5", "#B0BEC5", "#B0BEC5", "#B0BEC5", "#B0BEC5", "#B0BEC5", "#B0BEC5", "#B0BEC5", "#B0BEC5", "#B0BEC5", "#B0BEC5", "#B0BEC5", "#B0BEC5", "#B0BEC5", "#B0BEC5", "#B0BEC5", "#B0BEC5", "#B0BEC5", "#B0BEC5", "#B0BEC5", "#B0BEC5", "#B0BEC5", "red", "#B0BEC5", "#B0BEC5", "#B0BEC5", "#B0BEC5", "#B0BEC5", "#B0BEC5", "#B0BEC5", "#B0BEC5"]]}], "label": "Topic 40", "method": "update"}, {"args": [{"marker.color": [["#B0BEC5", "#B0BEC5", "#B0BEC5", "#B0BEC5", "#B0BEC5", "#B0BEC5", "#B0BEC5", "#B0BEC5", "#B0BEC5", "#B0BEC5", "#B0BEC5", "#B0BEC5", "#B0BEC5", "#B0BEC5", "#B0BEC5", "#B0BEC5", "#B0BEC5", "#B0BEC5", "#B0BEC5", "#B0BEC5", "#B0BEC5", "#B0BEC5", "#B0BEC5", "#B0BEC5", "#B0BEC5", "#B0BEC5", "#B0BEC5", "#B0BEC5", "#B0BEC5", "#B0BEC5", "#B0BEC5", "#B0BEC5", "#B0BEC5", "#B0BEC5", "#B0BEC5", "#B0BEC5", "#B0BEC5", "#B0BEC5", "#B0BEC5", "#B0BEC5", "#B0BEC5", "red", "#B0BEC5", "#B0BEC5", "#B0BEC5", "#B0BEC5", "#B0BEC5", "#B0BEC5", "#B0BEC5"]]}], "label": "Topic 41", "method": "update"}, {"args": [{"marker.color": [["#B0BEC5", "#B0BEC5", "#B0BEC5", "#B0BEC5", "#B0BEC5", "#B0BEC5", "#B0BEC5", "#B0BEC5", "#B0BEC5", "#B0BEC5", "#B0BEC5", "#B0BEC5", "#B0BEC5", "#B0BEC5", "#B0BEC5", "#B0BEC5", "#B0BEC5", "#B0BEC5", "#B0BEC5", "#B0BEC5", "#B0BEC5", "#B0BEC5", "#B0BEC5", "#B0BEC5", "#B0BEC5", "#B0BEC5", "#B0BEC5", "#B0BEC5", "#B0BEC5", "#B0BEC5", "#B0BEC5", "#B0BEC5", "#B0BEC5", "#B0BEC5", "#B0BEC5", "#B0BEC5", "#B0BEC5", "#B0BEC5", "#B0BEC5", "#B0BEC5", "#B0BEC5", "#B0BEC5", "red", "#B0BEC5", "#B0BEC5", "#B0BEC5", "#B0BEC5", "#B0BEC5", "#B0BEC5"]]}], "label": "Topic 42", "method": "update"}, {"args": [{"marker.color": [["#B0BEC5", "#B0BEC5", "#B0BEC5", "#B0BEC5", "#B0BEC5", "#B0BEC5", "#B0BEC5", "#B0BEC5", "#B0BEC5", "#B0BEC5", "#B0BEC5", "#B0BEC5", "#B0BEC5", "#B0BEC5", "#B0BEC5", "#B0BEC5", "#B0BEC5", "#B0BEC5", "#B0BEC5", "#B0BEC5", "#B0BEC5", "#B0BEC5", "#B0BEC5", "#B0BEC5", "#B0BEC5", "#B0BEC5", "#B0BEC5", "#B0BEC5", "#B0BEC5", "#B0BEC5", "#B0BEC5", "#B0BEC5", "#B0BEC5", "#B0BEC5", "#B0BEC5", "#B0BEC5", "#B0BEC5", "#B0BEC5", "#B0BEC5", "#B0BEC5", "#B0BEC5", "#B0BEC5", "#B0BEC5", "red", "#B0BEC5", "#B0BEC5", "#B0BEC5", "#B0BEC5", "#B0BEC5"]]}], "label": "Topic 43", "method": "update"}, {"args": [{"marker.color": [["#B0BEC5", "#B0BEC5", "#B0BEC5", "#B0BEC5", "#B0BEC5", "#B0BEC5", "#B0BEC5", "#B0BEC5", "#B0BEC5", "#B0BEC5", "#B0BEC5", "#B0BEC5", "#B0BEC5", "#B0BEC5", "#B0BEC5", "#B0BEC5", "#B0BEC5", "#B0BEC5", "#B0BEC5", "#B0BEC5", "#B0BEC5", "#B0BEC5", "#B0BEC5", "#B0BEC5", "#B0BEC5", "#B0BEC5", "#B0BEC5", "#B0BEC5", "#B0BEC5", "#B0BEC5", "#B0BEC5", "#B0BEC5", "#B0BEC5", "#B0BEC5", "#B0BEC5", "#B0BEC5", "#B0BEC5", "#B0BEC5", "#B0BEC5", "#B0BEC5", "#B0BEC5", "#B0BEC5", "#B0BEC5", "#B0BEC5", "red", "#B0BEC5", "#B0BEC5", "#B0BEC5", "#B0BEC5"]]}], "label": "Topic 44", "method": "update"}, {"args": [{"marker.color": [["#B0BEC5", "#B0BEC5", "#B0BEC5", "#B0BEC5", "#B0BEC5", "#B0BEC5", "#B0BEC5", "#B0BEC5", "#B0BEC5", "#B0BEC5", "#B0BEC5", "#B0BEC5", "#B0BEC5", "#B0BEC5", "#B0BEC5", "#B0BEC5", "#B0BEC5", "#B0BEC5", "#B0BEC5", "#B0BEC5", "#B0BEC5", "#B0BEC5", "#B0BEC5", "#B0BEC5", "#B0BEC5", "#B0BEC5", "#B0BEC5", "#B0BEC5", "#B0BEC5", "#B0BEC5", "#B0BEC5", "#B0BEC5", "#B0BEC5", "#B0BEC5", "#B0BEC5", "#B0BEC5", "#B0BEC5", "#B0BEC5", "#B0BEC5", "#B0BEC5", "#B0BEC5", "#B0BEC5", "#B0BEC5", "#B0BEC5", "#B0BEC5", "red", "#B0BEC5", "#B0BEC5", "#B0BEC5"]]}], "label": "Topic 45", "method": "update"}, {"args": [{"marker.color": [["#B0BEC5", "#B0BEC5", "#B0BEC5", "#B0BEC5", "#B0BEC5", "#B0BEC5", "#B0BEC5", "#B0BEC5", "#B0BEC5", "#B0BEC5", "#B0BEC5", "#B0BEC5", "#B0BEC5", "#B0BEC5", "#B0BEC5", "#B0BEC5", "#B0BEC5", "#B0BEC5", "#B0BEC5", "#B0BEC5", "#B0BEC5", "#B0BEC5", "#B0BEC5", "#B0BEC5", "#B0BEC5", "#B0BEC5", "#B0BEC5", "#B0BEC5", "#B0BEC5", "#B0BEC5", "#B0BEC5", "#B0BEC5", "#B0BEC5", "#B0BEC5", "#B0BEC5", "#B0BEC5", "#B0BEC5", "#B0BEC5", "#B0BEC5", "#B0BEC5", "#B0BEC5", "#B0BEC5", "#B0BEC5", "#B0BEC5", "#B0BEC5", "#B0BEC5", "red", "#B0BEC5", "#B0BEC5"]]}], "label": "Topic 46", "method": "update"}, {"args": [{"marker.color": [["#B0BEC5", "#B0BEC5", "#B0BEC5", "#B0BEC5", "#B0BEC5", "#B0BEC5", "#B0BEC5", "#B0BEC5", "#B0BEC5", "#B0BEC5", "#B0BEC5", "#B0BEC5", "#B0BEC5", "#B0BEC5", "#B0BEC5", "#B0BEC5", "#B0BEC5", "#B0BEC5", "#B0BEC5", "#B0BEC5", "#B0BEC5", "#B0BEC5", "#B0BEC5", "#B0BEC5", "#B0BEC5", "#B0BEC5", "#B0BEC5", "#B0BEC5", "#B0BEC5", "#B0BEC5", "#B0BEC5", "#B0BEC5", "#B0BEC5", "#B0BEC5", "#B0BEC5", "#B0BEC5", "#B0BEC5", "#B0BEC5", "#B0BEC5", "#B0BEC5", "#B0BEC5", "#B0BEC5", "#B0BEC5", "#B0BEC5", "#B0BEC5", "#B0BEC5", "#B0BEC5", "red", "#B0BEC5"]]}], "label": "Topic 47", "method": "update"}, {"args": [{"marker.color": [["#B0BEC5", "#B0BEC5", "#B0BEC5", "#B0BEC5", "#B0BEC5", "#B0BEC5", "#B0BEC5", "#B0BEC5", "#B0BEC5", "#B0BEC5", "#B0BEC5", "#B0BEC5", "#B0BEC5", "#B0BEC5", "#B0BEC5", "#B0BEC5", "#B0BEC5", "#B0BEC5", "#B0BEC5", "#B0BEC5", "#B0BEC5", "#B0BEC5", "#B0BEC5", "#B0BEC5", "#B0BEC5", "#B0BEC5", "#B0BEC5", "#B0BEC5", "#B0BEC5", "#B0BEC5", "#B0BEC5", "#B0BEC5", "#B0BEC5", "#B0BEC5", "#B0BEC5", "#B0BEC5", "#B0BEC5", "#B0BEC5", "#B0BEC5", "#B0BEC5", "#B0BEC5", "#B0BEC5", "#B0BEC5", "#B0BEC5", "#B0BEC5", "#B0BEC5", "#B0BEC5", "#B0BEC5", "red"]]}], "label": "Topic 48", "method": "update"}]}], "title": {"font": {"color": "Black", "size": 22}, "text": "<b>Intertopic Distance Map</b>", "x": 0.5, "xanchor": "center", "y": 0.95, "yanchor": "top"}, "width": 650, "xaxis": {"anchor": "y", "domain": [0, 1], "range": [-11.44, 17.77], "title": {"text": ""}, "visible": false}, "yaxis": {"anchor": "x", "domain": [0, 1], "range": [1.63, 15.51], "title": {"text": ""}, "visible": false}}}
